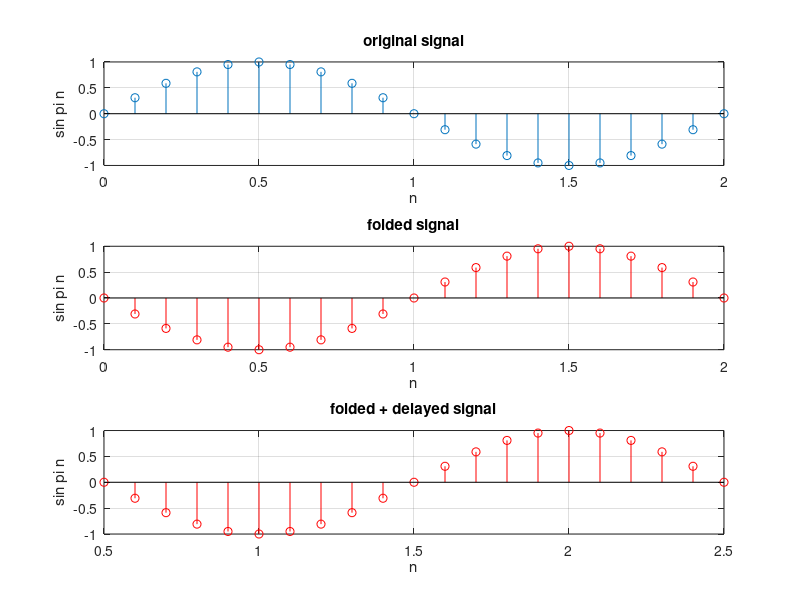

The MATLAB script that drew this image:

clear all;
close all;
clc;

A = 1;
theta = 0;
f = 1/2;
omega  = (2*pi*f);

n = 0:0.1:2;

x = sin((omega * n) + theta);
delay = 0.5;
n_delayed = n + delay;


subplot(3,1,1);
stem(n,x);
xlabel('n');
ylabel('sin pi n');
title('original signal');
grid on;

subplot(3,1,2);
stem(n,-x,'r');
xlabel('n');
ylabel('sin pi n');
title('folded signal');
grid on;

subplot(3,1,3);
stem(n_delayed,-x,'r');
xlabel('n');
ylabel('sin pi n');
title('folded + delayed signal');
grid on;
